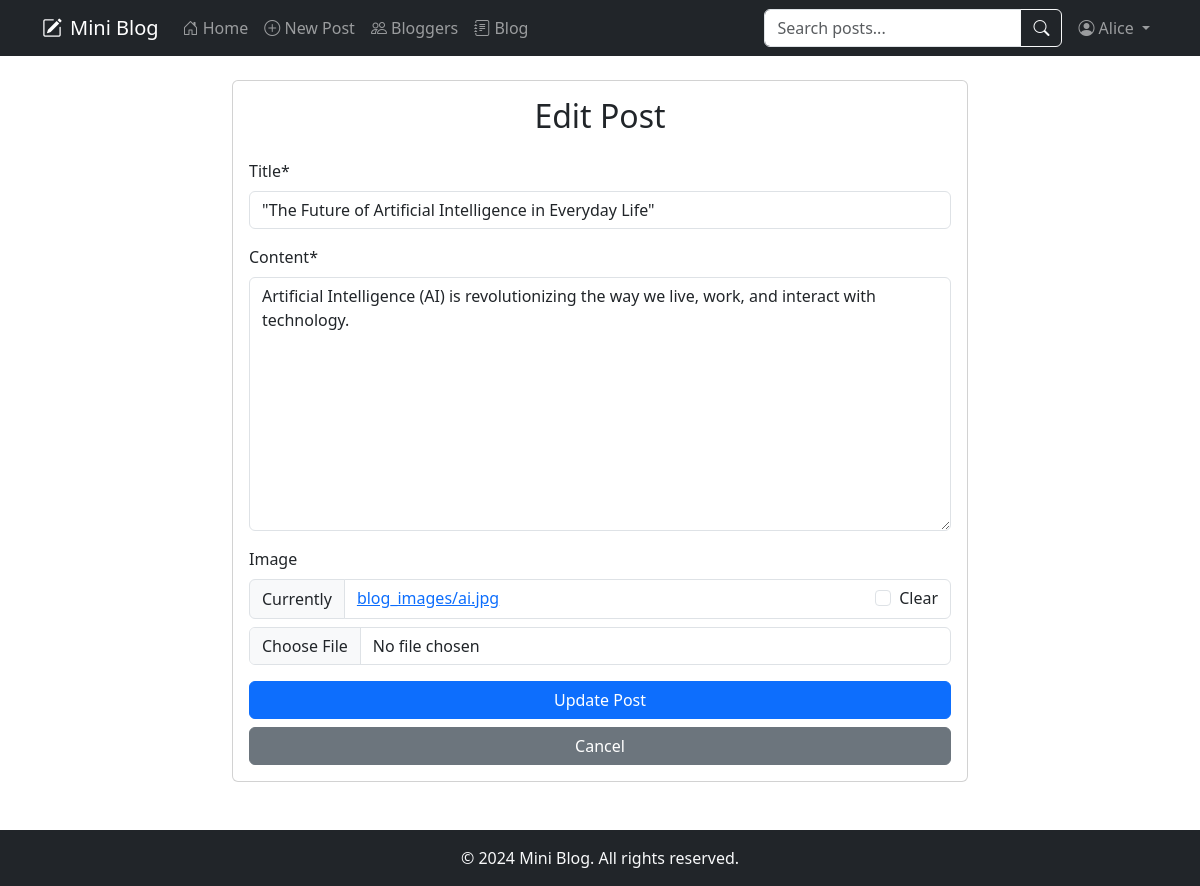
Screenshot of /post/the-future-of-artificial-intelligence-in-everyday-life/edit/ (signed in) with the database file from the repository.
### blog/models.py (models this page shows, shortened)
class Post(models.Model):
    title = models.CharField(max_length=200)
    slug = models.SlugField(unique=True, blank=True)
    content = RichTextField()
    author = models.ForeignKey(User, on_delete=models.CASCADE)
    created_date = models.DateTimeField(auto_now_add=True)
    updated_date = models.DateTimeField(auto_now=True)
    image = models.ImageField(upload_to='blog_images/', blank=True, null=True)
    tags = TaggableManager()
    likes = models.ManyToManyField(User, related_name='blog_posts')
    total_likes = models.IntegerField(default=0)
    def total_likes(self):
        return self.likes.count()
    class Meta:
        ordering = ['-created_date']

### blog/views.py (the view, shortened to what this page needs)
# urls.py: path('post/<slug:slug>/edit/', views.PostUpdateView.as_view(), name='post_update'),
class PostUpdateView(LoginRequiredMixin, UserPassesTestMixin, UpdateView):
    model = Post
    form_class = PostForm
    template_name = 'blog/post_form.html'
    def test_func(self):
        post = self.get_object()
        return self.request.user == post.author

### blog/forms.py
class PostForm(forms.ModelForm):
    class Meta:
        model = Post
        fields = ['title', 'content', 'image', 'tags']

### blog/templates/blog/post_form.html (shortened to what this page needs)
{% extends 'blog/base.html' %}
{% load crispy_forms_tags %}
{% block content %}
<div class="row justify-content-center">
    <div class="col-md-8">
        <div class="card">
            <div class="card-body">
                <h2 class="card-title text-center mb-4">
                    {% if form.instance.pk %}Edit Post{% else %}Create New Post{% endif %}
                </h2>
                <form method="POST" enctype="multipart/form-data">
                    {{ form|crispy }}
                    <div class="d-grid gap-2">
                        <button type="submit" class="btn btn-primary">
                            {% if form.instance.pk %}Update Post{% else %}Create Post{% endif %}
                        </button>
                        <a href="{% url 'home' %}" class="btn btn-secondary">Cancel</a>
                    </div>
                </form>
            </div>
        </div>
    </div>
</div>
{% endblock %}

### blog/templates/blog/base.html (shortened to what this page needs)
<!DOCTYPE html>
<html lang="en">
<head>
    <link href="https://cdn.jsdelivr.net/npm/bootstrap@5.3.0/dist/css/bootstrap.min.css" rel="stylesheet">
    <link rel="stylesheet" href="https://cdn.jsdelivr.net/npm/bootstrap-icons@1.7.2/font/bootstrap-icons.css">
</head>
<body>
    <nav class="navbar navbar-expand-lg navbar-dark bg-dark mb-4">
        <div class="container">
            <a class="navbar-brand d-flex align-items-center" href="{% url 'home' %}">
                <i class="bi bi-pencil-square me-2"></i>
                Mini Blog
            </a>
            <div class="collapse navbar-collapse" id="navbarNav">
                <ul class="navbar-nav me-auto">
                    <li class="nav-item">
                        <a class="nav-link" href="{% url 'home' %}">
                            <i class="bi bi-house-door"></i> Home
                        </a>
                    </li>
                    {% if user.is_authenticated %}
                    <li class="nav-item">
                        <a class="nav-link" href="{% url 'post_create' %}">
                            <i class="bi bi-plus-circle"></i> New Post
                        </a>
                    </li>
                    <li class="nav-item">
                        <a class="nav-link" href="{% url 'bloggers' %}">
                            <i class="bi bi-people"></i> Bloggers
                        </a>
                    </li>
                    {% endif %}
                    <li class="nav-item">
                        <a class="nav-link" href="{% url 'blog' %}">
                            <i class="bi bi-journal-text"></i> Blog
                        </a>
                    </li>
                </ul>
                <form class="d-flex me-2" action="{% url 'post_search' %}" method="get">
                    <div class="input-group">
                        <input class="form-control" type="search" name="q" placeholder="Search posts..." aria-label="Search">
                        <button class="btn btn-outline-light" type="submit">
                            <i class="bi bi-search"></i>
                        </button>
                    </div>
                </form>
                <ul class="navbar-nav">
                    {% if user.is_authenticated %}
                    <li class="nav-item dropdown">
                        <a class="nav-link dropdown-toggle" href="#" id="userDropdown" role="button" data-bs-toggle="dropdown">
                            <i class="bi bi-person-circle"></i> {{ user.username }}
                        </a>
                    </li>
                    {% endif %}
                </ul>
            </div>
        </div>
    </nav>
    <div class="container">
        {% block content %}
        {% endblock %}
    </div>
    <footer class="bg-dark text-light mt-5 py-3">
        <div class="container text-center">
            <p class="mb-0">&copy; 2024 Mini Blog. All rights reserved.</p>
        </div>
    </footer>
</body>
</html>

### rows the page displays
Post: title "\"The Future of Artificial Intelligence in Everyday Life\"", content "Artificial Intelligence (AI) is revolutionizing the way we live, work, and interact with technology."

### other values shown
{{ user.username }} "Alice"
